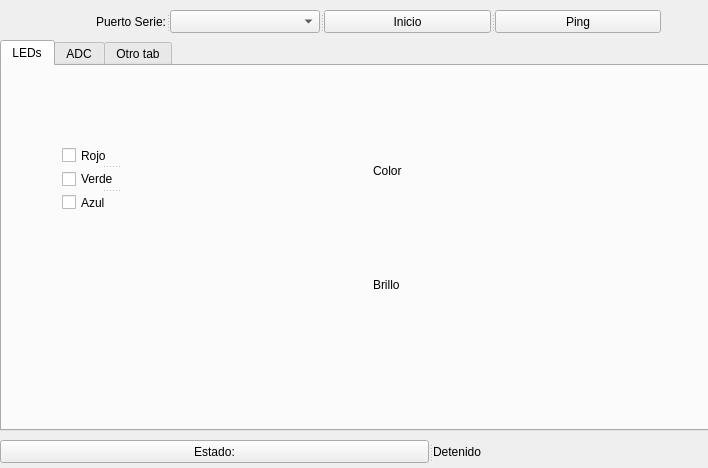
<?xml version="1.0" encoding="UTF-8"?>
<ui version="4.0">
 <class>MainUserGUI</class>
 <widget class="QWidget" name="MainUserGUI">
  <property name="geometry">
   <rect>
    <x>0</x>
    <y>0</y>
    <width>708</width>
    <height>468</height>
   </rect>
  </property>
  <property name="windowTitle">
   <string>GUIPanel</string>
  </property>
  <widget class="QTabWidget" name="tabWidget">
   <property name="geometry">
    <rect>
     <x>0</x>
     <y>40</y>
     <width>711</width>
     <height>391</height>
    </rect>
   </property>
   <property name="currentIndex">
    <number>0</number>
   </property>
   <widget class="QWidget" name="tab">
    <attribute name="title">
     <string>LEDs</string>
    </attribute>
    <widget class="QSplitter" name="splitter_2">
     <property name="geometry">
      <rect>
       <x>60</x>
       <y>80</y>
       <width>97</width>
       <height>66</height>
      </rect>
     </property>
     <property name="orientation">
      <enum>Qt::Vertical</enum>
     </property>
     <widget class="QCheckBox" name="rojo">
      <property name="text">
       <string>Rojo</string>
      </property>
     </widget>
     <widget class="QCheckBox" name="verde">
      <property name="text">
       <string>Verde</string>
      </property>
     </widget>
     <widget class="QCheckBox" name="azul">
      <property name="text">
       <string>Azul</string>
      </property>
     </widget>
    </widget>
    <widget class="QWidget" name="layoutWidget">
     <property name="geometry">
      <rect>
       <x>360</x>
       <y>40</y>
       <width>171</width>
       <height>243</height>
      </rect>
     </property>
     <layout class="QGridLayout" name="gridLayout">
      <item row="0" column="0">
       <widget class="QLabel" name="label">
        <property name="text">
         <string>Color</string>
        </property>
       </widget>
      </item>
      <item row="1" column="1">
       <widget class="QwtKnob" name="Knob">
        <property name="upperBound">
         <double>1.000000000000000</double>
        </property>
        <property name="value">
         <double>0.500000000000000</double>
        </property>
        <property name="singleSteps">
         <UInt>0</UInt>
        </property>
        <property name="pageSteps">
         <UInt>10</UInt>
        </property>
       </widget>
      </item>
      <item row="1" column="0">
       <widget class="QLabel" name="label_2">
        <property name="text">
         <string>Brillo</string>
        </property>
       </widget>
      </item>
      <item row="0" column="1">
       <widget class="color_widgets::ColorWheel" name="colorWheel">
        <property name="sizePolicy">
         <sizepolicy hsizetype="Minimum" vsizetype="Minimum">
          <horstretch>0</horstretch>
          <verstretch>0</verstretch>
         </sizepolicy>
        </property>
       </widget>
      </item>
     </layout>
    </widget>
    <widget class="JoyPad" name="joypad">
     <property name="geometry">
      <rect>
       <x>60</x>
       <y>150</y>
       <width>200</width>
       <height>200</height>
      </rect>
     </property>
    </widget>
   </widget>
   <widget class="QWidget" name="tab_2">
    <attribute name="title">
     <string>ADC</string>
    </attribute>
    <widget class="QPushButton" name="ADCButton">
     <property name="geometry">
      <rect>
       <x>260</x>
       <y>170</y>
       <width>75</width>
       <height>23</height>
      </rect>
     </property>
     <property name="text">
      <string>LeeADC</string>
     </property>
    </widget>
    <widget class="QWidget" name="layoutWidget">
     <property name="geometry">
      <rect>
       <x>160</x>
       <y>30</y>
       <width>271</width>
       <height>131</height>
      </rect>
     </property>
     <layout class="QGridLayout" name="gridLayout_2">
      <item row="0" column="0">
       <widget class="QLCDNumber" name="lcdCh1">
        <property name="frameShape">
         <enum>QFrame::Box</enum>
        </property>
        <property name="frameShadow">
         <enum>QFrame::Plain</enum>
        </property>
        <property name="smallDecimalPoint">
         <bool>false</bool>
        </property>
        <property name="digitCount">
         <number>5</number>
        </property>
        <property name="segmentStyle">
         <enum>QLCDNumber::Flat</enum>
        </property>
        <property name="value" stdset="0">
         <double>0.000000000000000</double>
        </property>
       </widget>
      </item>
      <item row="0" column="1">
       <widget class="QLCDNumber" name="lcdCh3">
        <property name="frameShape">
         <enum>QFrame::Box</enum>
        </property>
        <property name="frameShadow">
         <enum>QFrame::Plain</enum>
        </property>
        <property name="smallDecimalPoint">
         <bool>false</bool>
        </property>
        <property name="digitCount">
         <number>5</number>
        </property>
        <property name="segmentStyle">
         <enum>QLCDNumber::Flat</enum>
        </property>
        <property name="value" stdset="0">
         <double>0.000000000000000</double>
        </property>
       </widget>
      </item>
      <item row="1" column="0">
       <widget class="QLCDNumber" name="lcdCh2">
        <property name="frameShape">
         <enum>QFrame::Box</enum>
        </property>
        <property name="frameShadow">
         <enum>QFrame::Plain</enum>
        </property>
        <property name="smallDecimalPoint">
         <bool>false</bool>
        </property>
        <property name="digitCount">
         <number>5</number>
        </property>
        <property name="segmentStyle">
         <enum>QLCDNumber::Flat</enum>
        </property>
        <property name="value" stdset="0">
         <double>0.000000000000000</double>
        </property>
       </widget>
      </item>
      <item row="1" column="1">
       <widget class="QLCDNumber" name="lcdCh4">
        <property name="frameShape">
         <enum>QFrame::Box</enum>
        </property>
        <property name="frameShadow">
         <enum>QFrame::Plain</enum>
        </property>
        <property name="smallDecimalPoint">
         <bool>false</bool>
        </property>
        <property name="digitCount">
         <number>5</number>
        </property>
        <property name="segmentStyle">
         <enum>QLCDNumber::Flat</enum>
        </property>
        <property name="value" stdset="0">
         <double>0.000000000000000</double>
        </property>
       </widget>
      </item>
     </layout>
    </widget>
   </widget>
   <widget class="QWidget" name="tab_3">
    <attribute name="title">
     <string>Otro tab</string>
    </attribute>
   </widget>
  </widget>
  <widget class="QSplitter" name="splitter_4">
   <property name="geometry">
    <rect>
     <x>20</x>
     <y>10</y>
     <width>641</width>
     <height>23</height>
    </rect>
   </property>
   <property name="orientation">
    <enum>Qt::Horizontal</enum>
   </property>
   <widget class="QSplitter" name="splitter">
    <property name="orientation">
     <enum>Qt::Horizontal</enum>
    </property>
    <widget class="QLabel" name="serialPortLabel">
     <property name="text">
      <string>Puerto Serie:</string>
     </property>
     <property name="alignment">
      <set>Qt::AlignRight|Qt::AlignTrailing|Qt::AlignVCenter</set>
     </property>
    </widget>
    <widget class="QComboBox" name="serialPortComboBox"/>
   </widget>
   <widget class="QSplitter" name="splitter_3">
    <property name="orientation">
     <enum>Qt::Horizontal</enum>
    </property>
    <widget class="QPushButton" name="runButton">
     <property name="text">
      <string>Inicio</string>
     </property>
    </widget>
    <widget class="QPushButton" name="pingButton">
     <property name="text">
      <string>Ping</string>
     </property>
    </widget>
   </widget>
  </widget>
  <widget class="QSplitter" name="splitter_5">
   <property name="geometry">
    <rect>
     <x>0</x>
     <y>440</y>
     <width>691</width>
     <height>23</height>
    </rect>
   </property>
   <property name="orientation">
    <enum>Qt::Horizontal</enum>
   </property>
   <widget class="QPushButton" name="pushButton">
    <property name="text">
     <string>Estado:</string>
    </property>
   </widget>
   <widget class="QLabel" name="statusLabel">
    <property name="text">
     <string>Detenido</string>
    </property>
   </widget>
  </widget>
 </widget>
 <layoutdefault spacing="6" margin="11"/>
 <customwidgets>
  <customwidget>
   <class>color_widgets::ColorWheel</class>
   <extends>QWidget</extends>
   <header>color_wheel.hpp</header>
  </customwidget>
  <customwidget>
   <class>JoyPad</class>
   <extends>QWidget</extends>
   <header>joypad.h</header>
  </customwidget>
  <customwidget>
   <class>QwtKnob</class>
   <extends>QWidget</extends>
   <header>qwt_knob.h</header>
  </customwidget>
 </customwidgets>
 <tabstops>
  <tabstop>serialPortComboBox</tabstop>
  <tabstop>pingButton</tabstop>
  <tabstop>runButton</tabstop>
 </tabstops>
 <resources/>
 <connections/>
</ui>
